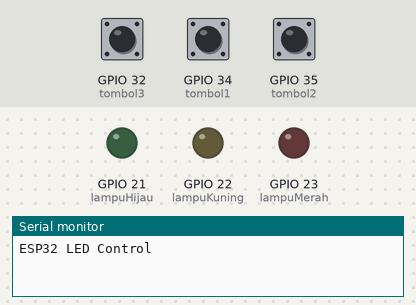
The program below on a simulated ESP32. Shown: output pins drawn as LEDs (lit = HIGH), the last lines printed to the serial monitor. Dashed ring = blinking. The inputs (shaded band) are chosen by the test bench; at power-on: GPIO 32 (tombol3) HIGH, GPIO 34 (tombol1) HIGH, GPIO 35 (tombol2) HIGH.

Above: at 1.2 s.
1.3 s: GPIO 32 (tombol3) pulled LOW for 0.15 s
At 1.7 s:
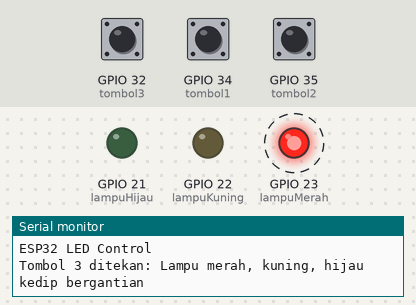
At 2.2 s:
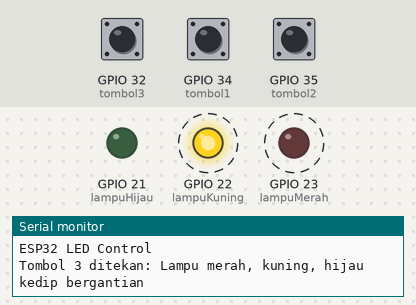
Timing chart, 0 to 10.3 s (numbered marks = the images above; inputs shaded):
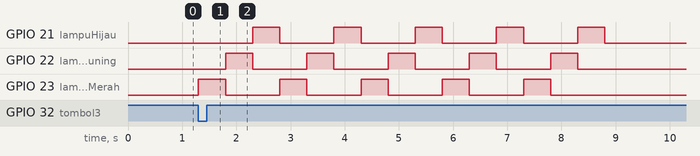

The program:

main.cpp
```cpp
#include <Arduino.h>

// Definisi pin untuk tombol
const int tombol1 = 34;
const int tombol2 = 35;
const int tombol3 = 32;

// Definisi pin untuk LED
const int lampuMerah = 23;
const int lampuKuning = 22;
const int lampuHijau = 21;

void setup() {
  Serial.begin(115200);
  Serial.println("ESP32 LED Control");

  // Konfigurasi tombol sebagai input pull-up
  pinMode(tombol1, INPUT_PULLUP);
  pinMode(tombol2, INPUT_PULLUP);
  pinMode(tombol3, INPUT_PULLUP);

  // Konfigurasi LED sebagai output
  pinMode(lampuMerah, OUTPUT);
  pinMode(lampuKuning, OUTPUT);
  pinMode(lampuHijau, OUTPUT);
}

void loop() {
  // Cek jika tombol 1 ditekan
  if (digitalRead(tombol1) == LOW) {
    Serial.println("Tombol 1 ditekan: Lampu merah kedip 5x");
    for (int i = 0; i < 5; i++) {
      digitalWrite(lampuMerah, HIGH);
      delay(500);
      digitalWrite(lampuMerah, LOW);
      delay(500);
    }
  }

  // Cek jika tombol 2 ditekan
  if (digitalRead(tombol2) == LOW) {
    Serial.println("Tombol 2 ditekan: Lampu merah dan hijau kedip bergantian");
    for (int i = 0; i < 5; i++) {
      digitalWrite(lampuMerah, HIGH);
      digitalWrite(lampuHijau, LOW);
      delay(500);
      digitalWrite(lampuMerah, LOW);
      digitalWrite(lampuHijau, HIGH);
      delay(500);
    }
    digitalWrite(lampuHijau, LOW); // Pastikan hijau mati setelah selesai
  }

    // Cek jika tombol 3 ditekan
  if (digitalRead(tombol3) == LOW) {
    Serial.println("Tombol 3 ditekan: Lampu merah, kuning, hijau kedip bergantian");
    for (int i = 0; i < 5; i++) {
      digitalWrite(lampuMerah, HIGH);
      digitalWrite(lampuKuning, LOW);
      digitalWrite(lampuHijau, LOW);
      delay(500);

      digitalWrite(lampuMerah, LOW);
      digitalWrite(lampuKuning, HIGH);
      delay(500);

      digitalWrite(lampuKuning, LOW);
      digitalWrite(lampuHijau, HIGH);
      delay(500);

      digitalWrite(lampuHijau, LOW); // Matikan hijau sebelum loop berikutnya
    }

    // Pastikan semua lampu mati setelah selesai
    digitalWrite(lampuMerah, LOW);
    digitalWrite(lampuKuning, LOW);
    digitalWrite(lampuHijau, LOW);
  }


  delay(100); // Hindari pembacaan tombol terlalu cepat
}
```

Measured:
- after the input at 1.3 s, GPIO 21 (lampuHijau): alternates HIGH for 0.50 s and LOW for 1.0 s, starting after 1.0 s; GPIO 22 (lampuKuning): alternates HIGH for 0.50 s and LOW for 1.0 s, 10 changes in all, then stays LOW, starting after 0.50 s
